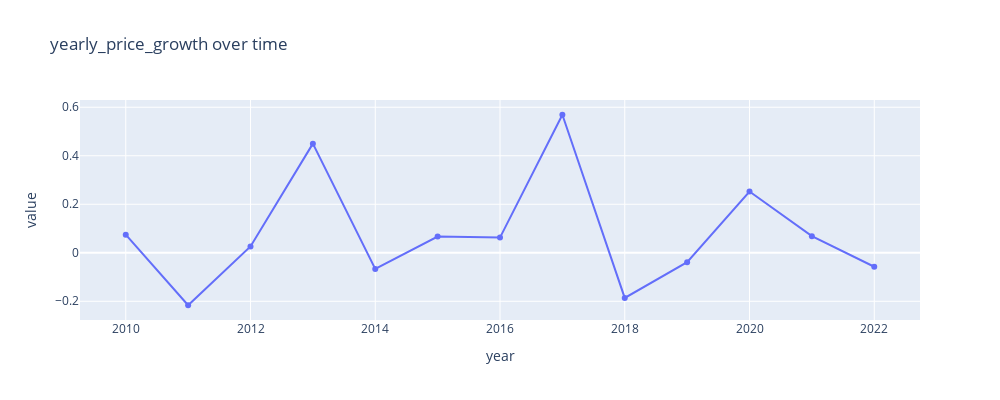
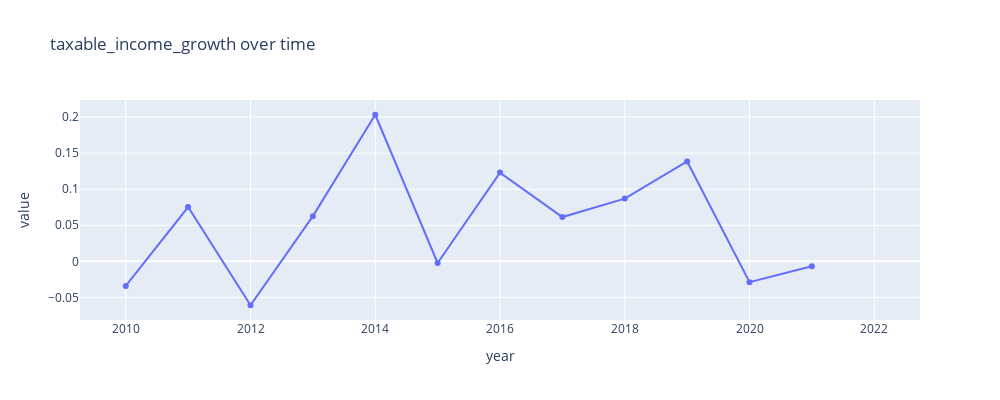
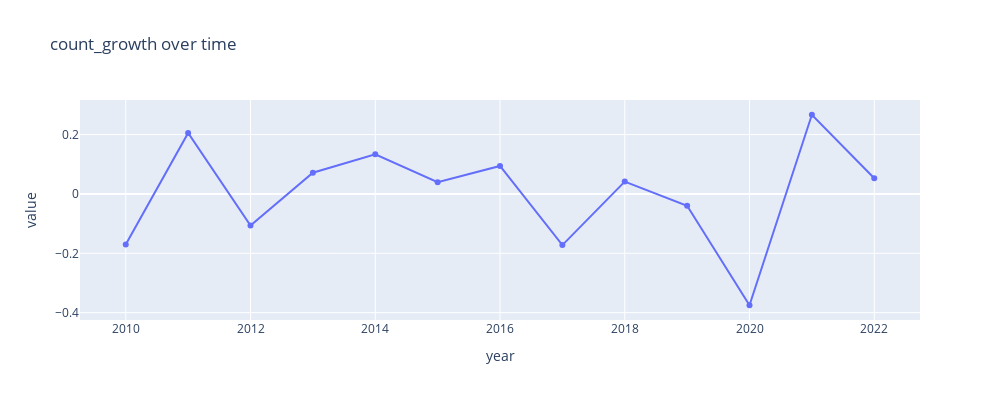
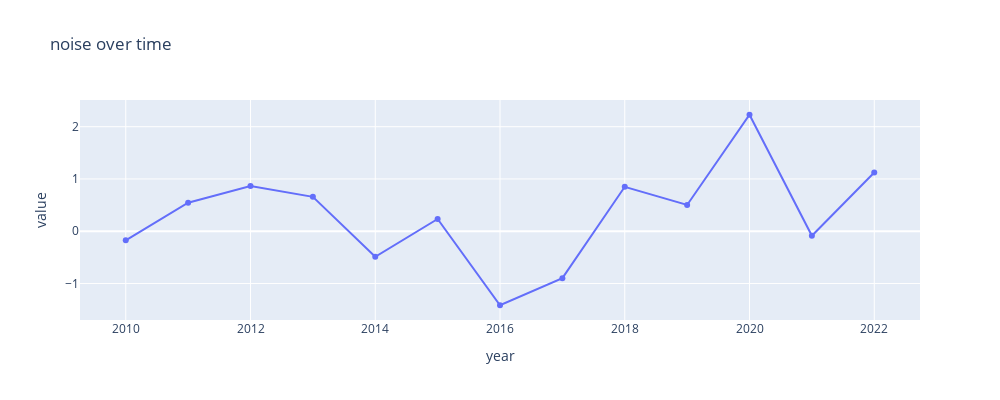

The notebook cell these images were saved under, in order:
### Code cell
growth_variables = [
    "yearly_price_growth",
    "taxable_income_growth",
    "total_tax_growth",
    "net_migration_ratio",
    "new_dwellings_ratio",
    "taxpayer_count_growth",
    "count_growth",
    "noise"
]

variables_to_compare = [
    "yearly_price_growth",
    "taxable_income_growth",
    "count_growth",
    "noise"
]

for variable in variables_to_compare:
    plot_time_series(
        area_df,
        variable,
        group_by_columns,
        granularity_columns,
        f"{variable} over time",
        width=1000,
        height=400,
        showlegend=False,
        # visible="legendonly",
        # highlight=True,
        # highlight_range=(2020, 2022)
    )

### Figure 1 — Plotly figure (JSON) as saved in the notebook; plotly's stock layout.template omitted (floating-point values rounded to 4 significant figures)
{"data": [{"hovertemplate": "variable=('Tokyo-to Chiyoda-ku', 13101)<br>year=%{x}<br>value=%{y}<extra></extra>", "legendgroup": "('Tokyo-to Chiyoda-ku', 13101)", "line": {"color": "#636efa", "dash": "solid"}, "marker": {"symbol": "circle"}, "mode": "lines+markers", "name": "('Tokyo-to Chiyoda-ku', 13101)", "orientation": "v", "showlegend": true, "type": "scatter", "x": [2010, 2011, 2012, 2013, 2014, 2015, 2016, 2017, 2018, 2019, 2020, 2021, 2022], "xaxis": "x", "y": [0.07463, -0.2163, 0.02618, 0.45, -0.06689, 0.06668, 0.06258, 0.5691, -0.1862, -0.03854, 0.2526, 0.06851, -0.05758], "yaxis": "y"}], "layout": {"autosize": false, "height": 400, "hovermode": "closest", "legend": {"title": {"text": "variable"}, "tracegroupgap": 0}, "showlegend": false, "title": {"text": "yearly_price_growth over time"}, "width": 1000, "xaxis": {"anchor": "y", "domain": [0, 1], "title": {"text": "year"}}, "yaxis": {"anchor": "x", "domain": [0, 1], "title": {"text": "value"}}}}

### Figure 2 — Plotly figure (JSON) as saved in the notebook; plotly's stock layout.template omitted (floating-point values rounded to 4 significant figures)
{"data": [{"hovertemplate": "variable=('Tokyo-to Chiyoda-ku', 13101)<br>year=%{x}<br>value=%{y}<extra></extra>", "legendgroup": "('Tokyo-to Chiyoda-ku', 13101)", "line": {"color": "#636efa", "dash": "solid"}, "marker": {"symbol": "circle"}, "mode": "lines+markers", "name": "('Tokyo-to Chiyoda-ku', 13101)", "orientation": "v", "showlegend": true, "type": "scatter", "x": [2010, 2011, 2012, 2013, 2014, 2015, 2016, 2017, 2018, 2019, 2020, 2021, 2022], "xaxis": "x", "y": [-0.03409, 0.07531, -0.06084, 0.06268, 0.2032, -0.002293, 0.123, 0.06141, 0.08699, 0.1384, -0.02884, -0.006847, null], "yaxis": "y"}], "layout": {"autosize": false, "height": 400, "hovermode": "closest", "legend": {"title": {"text": "variable"}, "tracegroupgap": 0}, "showlegend": false, "title": {"text": "taxable_income_growth over time"}, "width": 1000, "xaxis": {"anchor": "y", "domain": [0, 1], "title": {"text": "year"}}, "yaxis": {"anchor": "x", "domain": [0, 1], "title": {"text": "value"}}}}

### Figure 3 — Plotly figure (JSON) as saved in the notebook; plotly's stock layout.template omitted (floating-point values rounded to 4 significant figures)
{"data": [{"hovertemplate": "variable=('Tokyo-to Chiyoda-ku', 13101)<br>year=%{x}<br>value=%{y}<extra></extra>", "legendgroup": "('Tokyo-to Chiyoda-ku', 13101)", "line": {"color": "#636efa", "dash": "solid"}, "marker": {"symbol": "circle"}, "mode": "lines+markers", "name": "('Tokyo-to Chiyoda-ku', 13101)", "orientation": "v", "showlegend": true, "type": "scatter", "x": [2010, 2011, 2012, 2013, 2014, 2015, 2016, 2017, 2018, 2019, 2020, 2021, 2022], "xaxis": "x", "y": [-0.1702, 0.2051, -0.1064, 0.07143, 0.1333, 0.03922, 0.09434, -0.1724, 0.04167, -0.04, -0.375, 0.2667, 0.05263], "yaxis": "y"}], "layout": {"autosize": false, "height": 400, "hovermode": "closest", "legend": {"title": {"text": "variable"}, "tracegroupgap": 0}, "showlegend": false, "title": {"text": "count_growth over time"}, "width": 1000, "xaxis": {"anchor": "y", "domain": [0, 1], "title": {"text": "year"}}, "yaxis": {"anchor": "x", "domain": [0, 1], "title": {"text": "value"}}}}

### Figure 4 — Plotly figure (JSON) as saved in the notebook; plotly's stock layout.template omitted (floating-point values rounded to 4 significant figures)
{"data": [{"hovertemplate": "variable=('Tokyo-to Chiyoda-ku', 13101)<br>year=%{x}<br>value=%{y}<extra></extra>", "legendgroup": "('Tokyo-to Chiyoda-ku', 13101)", "line": {"color": "#636efa", "dash": "solid"}, "marker": {"symbol": "circle"}, "mode": "lines+markers", "name": "('Tokyo-to Chiyoda-ku', 13101)", "orientation": "v", "showlegend": true, "type": "scatter", "x": [2010, 2011, 2012, 2013, 2014, 2015, 2016, 2017, 2018, 2019, 2020, 2021, 2022], "xaxis": "x", "y": [-0.1741, 0.5454, 0.8662, 0.6574, -0.4893, 0.2342, -1.416, -0.8982, 0.8499, 0.5026, 2.229, -0.0861, 1.125], "yaxis": "y"}], "layout": {"autosize": false, "height": 400, "hovermode": "closest", "legend": {"title": {"text": "variable"}, "tracegroupgap": 0}, "showlegend": false, "title": {"text": "noise over time"}, "width": 1000, "xaxis": {"anchor": "y", "domain": [0, 1], "title": {"text": "year"}}, "yaxis": {"anchor": "x", "domain": [0, 1], "title": {"text": "value"}}}}
